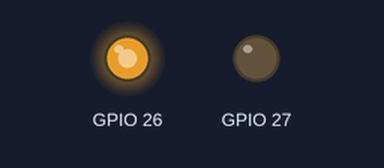
A sketch run on a simulated ESP32. Parts: output pins drawn as LEDs (lit = HIGH). What the sketch prints to the serial monitor is not drawn.

Above: at 0.1 s.
At 5.1 s:
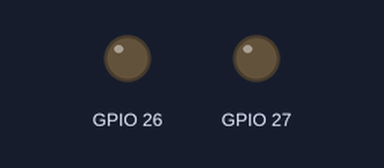
Timing chart, 0 to 6.6 s (numbered marks = the images above):
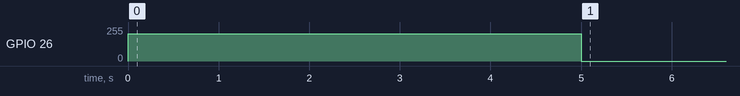

The sketch:

8_MCPWM_motor.ino
```cpp
// https://docs.espressif.com/projects/esp-idf/en/latest/esp32/api-reference/peripherals/mcpwm.html#operate
// https://electronics.stackexchange.com/questions/360390/what-is-the-difference-between-mcpwm-and-ledc-pwm
// https://github.com/espressif/esp-idf/blob/master/examples/peripherals/mcpwm/mcpwm_servo_control/main/mcpwm_servo_control_example_main.c

#include "driver/mcpwm.h"

esp_err_t esp_err;

void setup() {
  Serial.begin(115200);

  mcpwm_gpio_init(MCPWM_UNIT_0, MCPWM0A, 26);  // A,B两个通道
  mcpwm_gpio_init(MCPWM_UNIT_0, MCPWM0B, 27);

  mcpwm_config_t motor_pwm_config = {
    .frequency = 1000,
    .cmpr_a = 0,  // 初始占空比，不设也行
    .cmpr_b = 0,
    .duty_mode = MCPWM_DUTY_MODE_0,
    .counter_mode = MCPWM_UP_COUNTER,
  };
  esp_err = mcpwm_init(MCPWM_UNIT_0, MCPWM_TIMER_0, &motor_pwm_config);
  Serial.println(esp_err);
}

void loop() {

  // PWM
  mcpwm_set_duty(MCPWM_UNIT_0, MCPWM_TIMER_0, MCPWM_OPR_A, 80);  // 占空比60可填0-100
  mcpwm_set_duty(MCPWM_UNIT_0, MCPWM_TIMER_0, MCPWM_OPR_B, 0);
  mcpwm_start(MCPWM_UNIT_0, MCPWM_TIMER_0);
  delay(5000);  // 转5s
  mcpwm_stop(MCPWM_UNIT_0, MCPWM_TIMER_0);
  mcpwm_set_duty(MCPWM_UNIT_0, MCPWM_TIMER_0, MCPWM_OPR_A, 0);
  mcpwm_set_duty(MCPWM_UNIT_0, MCPWM_TIMER_0, MCPWM_OPR_B, 80);
  mcpwm_start(MCPWM_UNIT_0, MCPWM_TIMER_0);
  delay(5000);
  mcpwm_stop(MCPWM_UNIT_0, MCPWM_TIMER_0);
}
```

Measured:
- by itself, GPIO 26: 0/255 → 204/255 at 0.00 s, → 0/255 5.0 s later
